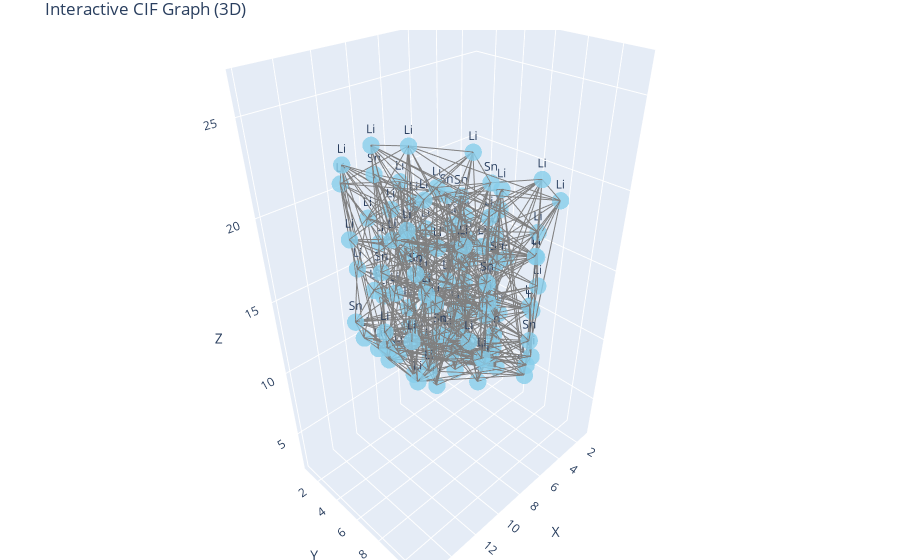

The notebook cell this image was saved under:
### Code cell
import networkx as nx
import plotly.graph_objects as go
from pymatgen.core.structure import Structure


G = nx.Graph()
for i, site in enumerate(structure):
    G.add_node(i, element=site.specie.symbol, coords=site.coords)

for i in range(len(structure)):
    for j in range(i + 1, len(structure)):
        if structure.get_distance(i, j) < 3.5:
            G.add_edge(i, j)

# Lấy vị trí nguyên tử làm layout (2D flatten)
node_xyz = [structure[i].coords for i in range(len(structure))]
node_x = [coord[0] for coord in node_xyz]
node_y = [coord[1] for coord in node_xyz]
node_z = [coord[2] for coord in node_xyz]
elements = [structure[i].specie.symbol for i in range(len(structure))]

# Tạo scatter3D node
node_trace = go.Scatter3d(
    x=node_x, y=node_y, z=node_z,
    mode='markers+text',
    marker=dict(size=6, color='skyblue', opacity=0.8),
    text=elements,
    hoverinfo='text'
)

# Tạo các edge (liên kết)
edge_x = []
edge_y = []
edge_z = []
for i, j in G.edges():
    xi, yi, zi = structure[i].coords
    xj, yj, zj = structure[j].coords
    edge_x += [xi, xj, None]
    edge_y += [yi, yj, None]
    edge_z += [zi, zj, None]

edge_trace = go.Scatter3d(
    x=edge_x, y=edge_y, z=edge_z,
    mode='lines',
    line=dict(width=2, color='gray'),
    hoverinfo='none'
)

# Tạo figure
fig = go.Figure(data=[edge_trace, node_trace])
fig.update_layout(
    title='Interactive CIF Graph (3D)',
    showlegend=False,
    scene=dict(xaxis_title='X', yaxis_title='Y', zaxis_title='Z'),
    margin=dict(l=0, r=0, b=0, t=30),
)
fig.show()

### Figure 1 — Plotly figure (JSON) as saved in the notebook; plotly's stock layout.template omitted (floating-point values rounded to 4 significant figures; data arrays with more than 128 entries replaced by an {"elided": "..."} marker saying what was removed)
{"data": [{"hoverinfo": "none", "line": {"color": "gray", "width": 2}, "mode": "lines", "type": "scatter3d", "x": {"elided": "1866 float values"}, "y": {"elided": "1866 float values"}, "z": {"elided": "1866 float values"}}, {"hoverinfo": "text", "marker": {"color": "skyblue", "opacity": 0.8, "size": 6}, "mode": "markers+text", "text": ["Li", "Li", "Li", "Li", "Li", "Li", "Li", "Li", "Li", "Li", "Li", "Li", "Li", "Li", "Li", "Li", "Li", "Li", "Li", "Li", "Li", "Li", "Li", "Li", "Li", "Li", "Li", "Li", "Li", "Li", "Li", "Li", "Li", "Li", "Li", "Li", "Li", "Li", "Li", "Li", "Li", "Li", "Li", "Li", "Li", "Li", "Li", "Li", "Li", "Li", "Li", "Li", "Li", "Li", "Li", "Li", "Li", "Li", "Li", "Li", "Li", "Li", "Li", "Li", "Li", "Li", "Li", "Li", "Li", "Li", "Li", "Li", "Li", "Li", "Li", "Li", "Li", "Li", "Li", "Li", "Li", "Li", "Li", "Li", "Li", "Sn", "Sn", "Sn", "Sn", "Sn", "Sn", "Sn", "Sn", "Sn", "Sn", "Sn", "Sn", "Sn", "Sn", "Sn", "Sn", "Sn", "Sn", "Sn", "Sn"], "type": "scatter3d", "x": [2.791, 6.65, 13.26, 2.639, 6.659, 13.84, 4.014, 10.76, 6.787, 9.114, 15.8, 9.382, 9.768, 8.028, 5.266, 1.265, 5.856, 10.66, 2.773, 12.04, 12.04, 2.639, 3.859, 5.409, 8.003, 6.787, 9.214, 9.12, 3.897, 7.836, 4.276, 2.818, 5.843, 14.67, 15.2, 10.51, 6.763, 8.003, 5.409, 10.65, 6.405, 11.14, 12.39, 4.276, 13.37, 11.97, 13.18, 13.55, 11.74, 12.04, 8.483, 5.723, 11.14, 13.37, 6.65, 6.659, 13.18, 12.18, 14.67, 3.859, 15.8, 8.483, 7.925, 10.78, 10.66, 10.65, 2.818, 7.836, 8.028, 7.925, 12.39, 5.388, 3.897, 5.654, 15.2, 4.014, 11.74, 12.18, 9.114, 5.388, 9.12, 6.788, 5.266, 11.97, 9.214, 9.155, 14.92, 4.014, 5.357, 9.471, 6.584, 13.48, 10.6, 9.471, 9.165, 8.028, 13.37, 1.443, 13.48, 10.6, 1.443, 5.357, 6.584, 10.91, 5.141], "y": [1.973, 2.185, 9.379, 4.782, 10.57, 7.88, 5.374, 10.57, 4.799, 0.8706, 11.18, 9.455, 3.746, 8.308, 6.627, 0.8942, 0.8706, 5.231, 5.231, 1.813, 5.694, 4.782, 8.302, 9.379, 2.756, 4.799, 9.439, 6.449, 2.756, 5.541, 5.541, 1.993, 6.449, 7.96, 10.75, 4.799, 4.782, 2.756, 9.379, 1.973, 1.993, 7.88, 11.18, 5.541, 9.455, 5.541, 3.746, 6.627, 8.302, 10.42, 8.302, 10.75, 7.88, 9.455, 2.185, 10.57, 3.746, 2.756, 7.96, 8.302, 11.18, 8.302, 11.18, 2.185, 5.231, 1.973, 1.993, 5.541, 3.36, 11.18, 11.18, 0.8942, 2.756, 9.439, 10.75, 2.838, 8.302, 2.756, 0.8706, 0.8942, 6.449, 7.96, 6.627, 5.541, 9.439, 1.02, 10.55, 8.292, 3.788, 3.635, 7.717, 6.48, 10.55, 3.635, 6.48, 11.34, 3.788, 1.02, 6.48, 10.55, 1.02, 3.788, 7.717, 7.717, 3.635], "z": [13.9, 16.29, 13.9, 9.333, 11.53, 20.86, 6.952, 13.9, 16.05, 15.79, 18.28, 20.86, 20.86, 13.9, 18.69, 6.952, 13.9, 9.353, 13.9, 20.86, 20.86, 4.571, 15.79, 18.44, 18.69, 11.76, 15.96, 15.8, 11.49, 18.35, 16.29, 9.023, 13.9, 25.41, 26.33, 13.9, 6.952, 9.12, 9.369, 18.44, 6.952, 22.41, 16.31, 11.52, 23.16, 11.85, 22.83, 13.9, 11.23, 20.86, 9.353, 20.86, 19.3, 18.55, 11.52, 16.27, 18.89, 16.27, 16.31, 12.02, 23.44, 18.46, 22.83, 13.9, 18.46, 9.369, 4.881, 9.462, 13.9, 18.89, 25.41, 9.333, 16.32, 13.9, 15.38, 6.952, 16.57, 11.53, 12.02, 4.571, 12.01, 20.86, 9.12, 15.96, 11.85, 6.952, 20.86, 6.952, 18.53, 11.4, 11.4, 18.37, 18.37, 16.4, 20.86, 13.9, 13.9, 11.4, 23.35, 23.35, 2.499, 9.279, 16.4, 13.9, 13.9]}], "layout": {"margin": {"b": 0, "l": 0, "r": 0, "t": 30}, "scene": {"xaxis": {"title": {"text": "X"}}, "yaxis": {"title": {"text": "Y"}}, "zaxis": {"title": {"text": "Z"}}}, "showlegend": false, "title": {"text": "Interactive CIF Graph (3D)"}}}
